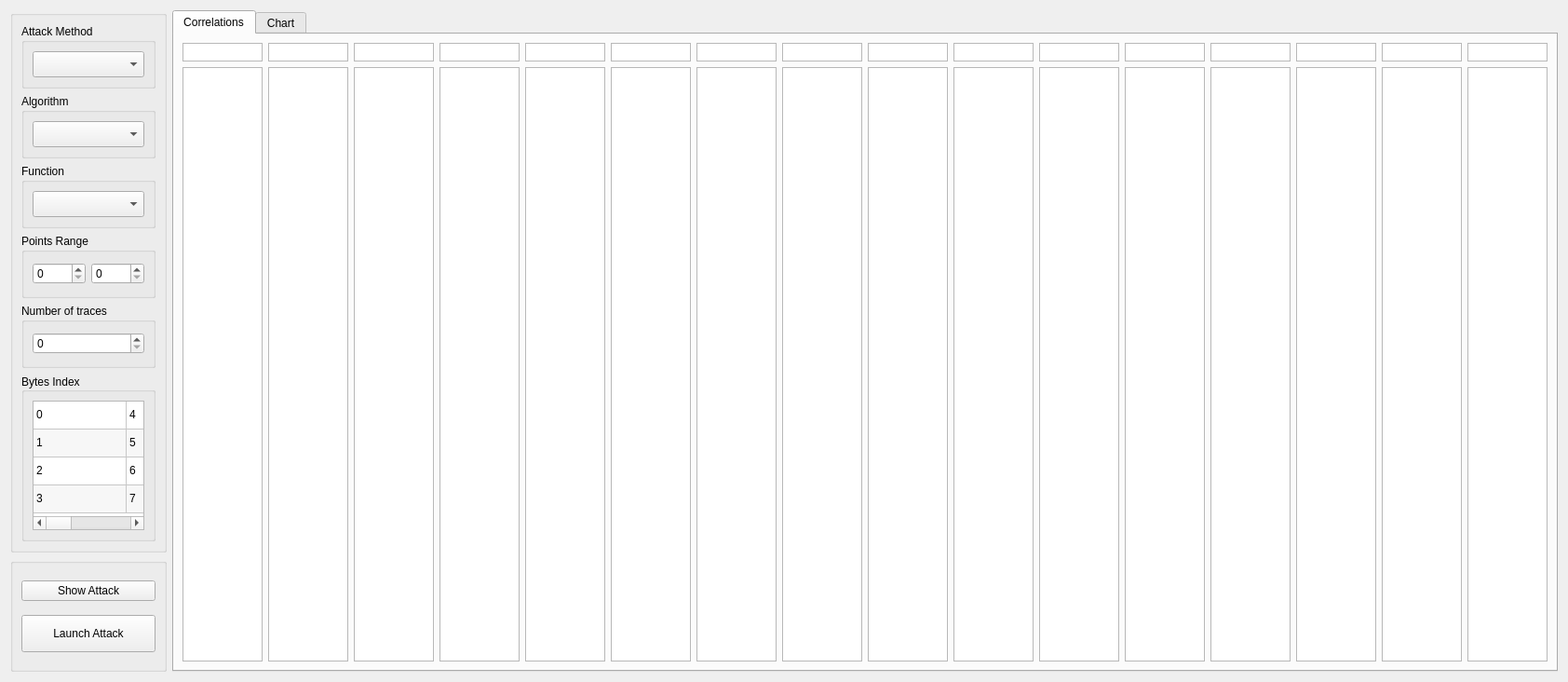
<?xml version="1.0" encoding="UTF-8"?>
<ui version="4.0">
 <class>Attackwindow</class>
 <widget class="QWidget" name="Attackwindow">
  <property name="enabled">
   <bool>true</bool>
  </property>
  <property name="geometry">
   <rect>
    <x>0</x>
    <y>0</y>
    <width>1684</width>
    <height>732</height>
   </rect>
  </property>
  <property name="acceptDrops">
   <bool>true</bool>
  </property>
  <property name="windowTitle">
   <string>Side Channel Attack</string>
  </property>
  <property name="windowIcon">
   <iconset resource="qscat_resource.qrc">
    <normaloff>:/images/turkish-cat.png</normaloff>:/images/turkish-cat.png</iconset>
  </property>
  <layout class="QGridLayout" name="gridLayout_2">
   <item row="0" column="1" rowspan="2" colspan="2">
    <layout class="QGridLayout" name="gridresults">
     <item row="0" column="0">
      <widget class="QTabWidget" name="tabWidget">
       <property name="currentIndex">
        <number>0</number>
       </property>
       <widget class="QWidget" name="tab">
        <attribute name="title">
         <string>Correlations</string>
        </attribute>
        <layout class="QGridLayout" name="gridLayout_12">
         <item row="0" column="0">
          <layout class="QGridLayout" name="gridLayout_13">
           <item row="1" column="8">
            <widget class="QListView" name="listView_8">
             <property name="verticalScrollBarPolicy">
              <enum>Qt::ScrollBarAlwaysOff</enum>
             </property>
             <property name="horizontalScrollBarPolicy">
              <enum>Qt::ScrollBarAlwaysOff</enum>
             </property>
            </widget>
           </item>
           <item row="1" column="12">
            <widget class="QListView" name="listView_12">
             <property name="verticalScrollBarPolicy">
              <enum>Qt::ScrollBarAlwaysOff</enum>
             </property>
             <property name="horizontalScrollBarPolicy">
              <enum>Qt::ScrollBarAlwaysOff</enum>
             </property>
            </widget>
           </item>
           <item row="1" column="7">
            <widget class="QListView" name="listView_7">
             <property name="verticalScrollBarPolicy">
              <enum>Qt::ScrollBarAlwaysOff</enum>
             </property>
             <property name="horizontalScrollBarPolicy">
              <enum>Qt::ScrollBarAlwaysOff</enum>
             </property>
            </widget>
           </item>
           <item row="1" column="6">
            <widget class="QListView" name="listView_6">
             <property name="verticalScrollBarPolicy">
              <enum>Qt::ScrollBarAlwaysOff</enum>
             </property>
             <property name="horizontalScrollBarPolicy">
              <enum>Qt::ScrollBarAlwaysOff</enum>
             </property>
            </widget>
           </item>
           <item row="1" column="5">
            <widget class="QListView" name="listView_5">
             <property name="verticalScrollBarPolicy">
              <enum>Qt::ScrollBarAlwaysOff</enum>
             </property>
             <property name="horizontalScrollBarPolicy">
              <enum>Qt::ScrollBarAlwaysOff</enum>
             </property>
            </widget>
           </item>
           <item row="1" column="4">
            <widget class="QListView" name="listView_4">
             <property name="verticalScrollBarPolicy">
              <enum>Qt::ScrollBarAlwaysOff</enum>
             </property>
             <property name="horizontalScrollBarPolicy">
              <enum>Qt::ScrollBarAlwaysOff</enum>
             </property>
            </widget>
           </item>
           <item row="1" column="13">
            <widget class="QListView" name="listView_13">
             <property name="verticalScrollBarPolicy">
              <enum>Qt::ScrollBarAlwaysOff</enum>
             </property>
             <property name="horizontalScrollBarPolicy">
              <enum>Qt::ScrollBarAlwaysOff</enum>
             </property>
            </widget>
           </item>
           <item row="1" column="10">
            <widget class="QListView" name="listView_10">
             <property name="verticalScrollBarPolicy">
              <enum>Qt::ScrollBarAlwaysOff</enum>
             </property>
             <property name="horizontalScrollBarPolicy">
              <enum>Qt::ScrollBarAlwaysOff</enum>
             </property>
            </widget>
           </item>
           <item row="1" column="3">
            <widget class="QListView" name="listView_3">
             <property name="verticalScrollBarPolicy">
              <enum>Qt::ScrollBarAlwaysOff</enum>
             </property>
             <property name="horizontalScrollBarPolicy">
              <enum>Qt::ScrollBarAlwaysOff</enum>
             </property>
            </widget>
           </item>
           <item row="1" column="0">
            <widget class="QListView" name="listView">
             <property name="verticalScrollBarPolicy">
              <enum>Qt::ScrollBarAlwaysOff</enum>
             </property>
             <property name="horizontalScrollBarPolicy">
              <enum>Qt::ScrollBarAlwaysOff</enum>
             </property>
            </widget>
           </item>
           <item row="1" column="15">
            <widget class="QListView" name="listView_15">
             <property name="verticalScrollBarPolicy">
              <enum>Qt::ScrollBarAlwaysOff</enum>
             </property>
             <property name="horizontalScrollBarPolicy">
              <enum>Qt::ScrollBarAlwaysOff</enum>
             </property>
            </widget>
           </item>
           <item row="1" column="9">
            <widget class="QListView" name="listView_9">
             <property name="verticalScrollBarPolicy">
              <enum>Qt::ScrollBarAlwaysOff</enum>
             </property>
             <property name="horizontalScrollBarPolicy">
              <enum>Qt::ScrollBarAlwaysOff</enum>
             </property>
            </widget>
           </item>
           <item row="1" column="16">
            <widget class="QListView" name="listView_16">
             <property name="verticalScrollBarPolicy">
              <enum>Qt::ScrollBarAlwaysOff</enum>
             </property>
             <property name="horizontalScrollBarPolicy">
              <enum>Qt::ScrollBarAlwaysOff</enum>
             </property>
            </widget>
           </item>
           <item row="1" column="11">
            <widget class="QListView" name="listView_11">
             <property name="verticalScrollBarPolicy">
              <enum>Qt::ScrollBarAlwaysOff</enum>
             </property>
             <property name="horizontalScrollBarPolicy">
              <enum>Qt::ScrollBarAlwaysOff</enum>
             </property>
            </widget>
           </item>
           <item row="1" column="14">
            <widget class="QListView" name="listView_14">
             <property name="verticalScrollBarPolicy">
              <enum>Qt::ScrollBarAlwaysOff</enum>
             </property>
             <property name="horizontalScrollBarPolicy">
              <enum>Qt::ScrollBarAlwaysOff</enum>
             </property>
            </widget>
           </item>
           <item row="1" column="2">
            <widget class="QListView" name="listView_2">
             <property name="verticalScrollBarPolicy">
              <enum>Qt::ScrollBarAlwaysOff</enum>
             </property>
             <property name="horizontalScrollBarPolicy">
              <enum>Qt::ScrollBarAlwaysOff</enum>
             </property>
            </widget>
           </item>
           <item row="0" column="0">
            <widget class="QTextEdit" name="textEdit">
             <property name="sizePolicy">
              <sizepolicy hsizetype="Expanding" vsizetype="Maximum">
               <horstretch>0</horstretch>
               <verstretch>0</verstretch>
              </sizepolicy>
             </property>
             <property name="maximumSize">
              <size>
               <width>16777215</width>
               <height>20</height>
              </size>
             </property>
             <property name="autoFillBackground">
              <bool>true</bool>
             </property>
             <property name="frameShadow">
              <enum>QFrame::Sunken</enum>
             </property>
             <property name="lineWidth">
              <number>0</number>
             </property>
             <property name="verticalScrollBarPolicy">
              <enum>Qt::ScrollBarAlwaysOff</enum>
             </property>
             <property name="horizontalScrollBarPolicy">
              <enum>Qt::ScrollBarAlwaysOff</enum>
             </property>
             <property name="sizeAdjustPolicy">
              <enum>QAbstractScrollArea::AdjustToContents</enum>
             </property>
            </widget>
           </item>
           <item row="0" column="10">
            <widget class="QTextEdit" name="textEdit_10">
             <property name="sizePolicy">
              <sizepolicy hsizetype="Expanding" vsizetype="Maximum">
               <horstretch>0</horstretch>
               <verstretch>0</verstretch>
              </sizepolicy>
             </property>
             <property name="maximumSize">
              <size>
               <width>16777215</width>
               <height>20</height>
              </size>
             </property>
             <property name="verticalScrollBarPolicy">
              <enum>Qt::ScrollBarAlwaysOff</enum>
             </property>
             <property name="horizontalScrollBarPolicy">
              <enum>Qt::ScrollBarAlwaysOff</enum>
             </property>
            </widget>
           </item>
           <item row="0" column="11">
            <widget class="QTextEdit" name="textEdit_11">
             <property name="sizePolicy">
              <sizepolicy hsizetype="Expanding" vsizetype="Maximum">
               <horstretch>0</horstretch>
               <verstretch>0</verstretch>
              </sizepolicy>
             </property>
             <property name="maximumSize">
              <size>
               <width>16777215</width>
               <height>20</height>
              </size>
             </property>
             <property name="verticalScrollBarPolicy">
              <enum>Qt::ScrollBarAlwaysOff</enum>
             </property>
             <property name="horizontalScrollBarPolicy">
              <enum>Qt::ScrollBarAlwaysOff</enum>
             </property>
            </widget>
           </item>
           <item row="0" column="12">
            <widget class="QTextEdit" name="textEdit_12">
             <property name="sizePolicy">
              <sizepolicy hsizetype="Expanding" vsizetype="Maximum">
               <horstretch>0</horstretch>
               <verstretch>0</verstretch>
              </sizepolicy>
             </property>
             <property name="maximumSize">
              <size>
               <width>16777215</width>
               <height>20</height>
              </size>
             </property>
             <property name="verticalScrollBarPolicy">
              <enum>Qt::ScrollBarAlwaysOff</enum>
             </property>
             <property name="horizontalScrollBarPolicy">
              <enum>Qt::ScrollBarAlwaysOff</enum>
             </property>
            </widget>
           </item>
           <item row="0" column="13">
            <widget class="QTextEdit" name="textEdit_13">
             <property name="sizePolicy">
              <sizepolicy hsizetype="Expanding" vsizetype="Maximum">
               <horstretch>0</horstretch>
               <verstretch>0</verstretch>
              </sizepolicy>
             </property>
             <property name="maximumSize">
              <size>
               <width>16777215</width>
               <height>20</height>
              </size>
             </property>
             <property name="verticalScrollBarPolicy">
              <enum>Qt::ScrollBarAlwaysOff</enum>
             </property>
             <property name="horizontalScrollBarPolicy">
              <enum>Qt::ScrollBarAlwaysOff</enum>
             </property>
            </widget>
           </item>
           <item row="0" column="14">
            <widget class="QTextEdit" name="textEdit_14">
             <property name="sizePolicy">
              <sizepolicy hsizetype="Expanding" vsizetype="Maximum">
               <horstretch>0</horstretch>
               <verstretch>0</verstretch>
              </sizepolicy>
             </property>
             <property name="maximumSize">
              <size>
               <width>16777215</width>
               <height>20</height>
              </size>
             </property>
             <property name="verticalScrollBarPolicy">
              <enum>Qt::ScrollBarAlwaysOff</enum>
             </property>
             <property name="horizontalScrollBarPolicy">
              <enum>Qt::ScrollBarAlwaysOff</enum>
             </property>
            </widget>
           </item>
           <item row="0" column="15">
            <widget class="QTextEdit" name="textEdit_15">
             <property name="sizePolicy">
              <sizepolicy hsizetype="Expanding" vsizetype="Maximum">
               <horstretch>0</horstretch>
               <verstretch>0</verstretch>
              </sizepolicy>
             </property>
             <property name="maximumSize">
              <size>
               <width>16777215</width>
               <height>20</height>
              </size>
             </property>
             <property name="verticalScrollBarPolicy">
              <enum>Qt::ScrollBarAlwaysOff</enum>
             </property>
             <property name="horizontalScrollBarPolicy">
              <enum>Qt::ScrollBarAlwaysOff</enum>
             </property>
            </widget>
           </item>
           <item row="0" column="16">
            <widget class="QTextEdit" name="textEdit_16">
             <property name="sizePolicy">
              <sizepolicy hsizetype="Expanding" vsizetype="Maximum">
               <horstretch>0</horstretch>
               <verstretch>0</verstretch>
              </sizepolicy>
             </property>
             <property name="maximumSize">
              <size>
               <width>16777215</width>
               <height>20</height>
              </size>
             </property>
             <property name="verticalScrollBarPolicy">
              <enum>Qt::ScrollBarAlwaysOff</enum>
             </property>
             <property name="horizontalScrollBarPolicy">
              <enum>Qt::ScrollBarAlwaysOff</enum>
             </property>
            </widget>
           </item>
           <item row="0" column="2">
            <widget class="QTextEdit" name="textEdit_2">
             <property name="sizePolicy">
              <sizepolicy hsizetype="Expanding" vsizetype="Maximum">
               <horstretch>0</horstretch>
               <verstretch>0</verstretch>
              </sizepolicy>
             </property>
             <property name="maximumSize">
              <size>
               <width>16777215</width>
               <height>20</height>
              </size>
             </property>
             <property name="verticalScrollBarPolicy">
              <enum>Qt::ScrollBarAlwaysOff</enum>
             </property>
             <property name="horizontalScrollBarPolicy">
              <enum>Qt::ScrollBarAlwaysOff</enum>
             </property>
            </widget>
           </item>
           <item row="0" column="3">
            <widget class="QTextEdit" name="textEdit_3">
             <property name="sizePolicy">
              <sizepolicy hsizetype="Expanding" vsizetype="Maximum">
               <horstretch>0</horstretch>
               <verstretch>0</verstretch>
              </sizepolicy>
             </property>
             <property name="maximumSize">
              <size>
               <width>16777215</width>
               <height>20</height>
              </size>
             </property>
             <property name="verticalScrollBarPolicy">
              <enum>Qt::ScrollBarAlwaysOff</enum>
             </property>
             <property name="horizontalScrollBarPolicy">
              <enum>Qt::ScrollBarAlwaysOff</enum>
             </property>
            </widget>
           </item>
           <item row="0" column="4">
            <widget class="QTextEdit" name="textEdit_4">
             <property name="sizePolicy">
              <sizepolicy hsizetype="Expanding" vsizetype="Maximum">
               <horstretch>0</horstretch>
               <verstretch>0</verstretch>
              </sizepolicy>
             </property>
             <property name="maximumSize">
              <size>
               <width>16777215</width>
               <height>20</height>
              </size>
             </property>
             <property name="verticalScrollBarPolicy">
              <enum>Qt::ScrollBarAlwaysOff</enum>
             </property>
             <property name="horizontalScrollBarPolicy">
              <enum>Qt::ScrollBarAlwaysOff</enum>
             </property>
            </widget>
           </item>
           <item row="0" column="5">
            <widget class="QTextEdit" name="textEdit_5">
             <property name="sizePolicy">
              <sizepolicy hsizetype="Expanding" vsizetype="Maximum">
               <horstretch>0</horstretch>
               <verstretch>0</verstretch>
              </sizepolicy>
             </property>
             <property name="maximumSize">
              <size>
               <width>16777215</width>
               <height>20</height>
              </size>
             </property>
             <property name="verticalScrollBarPolicy">
              <enum>Qt::ScrollBarAlwaysOff</enum>
             </property>
             <property name="horizontalScrollBarPolicy">
              <enum>Qt::ScrollBarAlwaysOff</enum>
             </property>
            </widget>
           </item>
           <item row="0" column="6">
            <widget class="QTextEdit" name="textEdit_6">
             <property name="sizePolicy">
              <sizepolicy hsizetype="Expanding" vsizetype="Maximum">
               <horstretch>0</horstretch>
               <verstretch>0</verstretch>
              </sizepolicy>
             </property>
             <property name="maximumSize">
              <size>
               <width>16777215</width>
               <height>20</height>
              </size>
             </property>
             <property name="verticalScrollBarPolicy">
              <enum>Qt::ScrollBarAlwaysOff</enum>
             </property>
             <property name="horizontalScrollBarPolicy">
              <enum>Qt::ScrollBarAlwaysOff</enum>
             </property>
            </widget>
           </item>
           <item row="0" column="7">
            <widget class="QTextEdit" name="textEdit_7">
             <property name="sizePolicy">
              <sizepolicy hsizetype="Expanding" vsizetype="Maximum">
               <horstretch>0</horstretch>
               <verstretch>0</verstretch>
              </sizepolicy>
             </property>
             <property name="maximumSize">
              <size>
               <width>16777215</width>
               <height>20</height>
              </size>
             </property>
             <property name="verticalScrollBarPolicy">
              <enum>Qt::ScrollBarAlwaysOff</enum>
             </property>
             <property name="horizontalScrollBarPolicy">
              <enum>Qt::ScrollBarAlwaysOff</enum>
             </property>
            </widget>
           </item>
           <item row="0" column="8">
            <widget class="QTextEdit" name="textEdit_8">
             <property name="sizePolicy">
              <sizepolicy hsizetype="Expanding" vsizetype="Maximum">
               <horstretch>0</horstretch>
               <verstretch>0</verstretch>
              </sizepolicy>
             </property>
             <property name="maximumSize">
              <size>
               <width>16777215</width>
               <height>20</height>
              </size>
             </property>
             <property name="verticalScrollBarPolicy">
              <enum>Qt::ScrollBarAlwaysOff</enum>
             </property>
             <property name="horizontalScrollBarPolicy">
              <enum>Qt::ScrollBarAlwaysOff</enum>
             </property>
            </widget>
           </item>
           <item row="0" column="9">
            <widget class="QTextEdit" name="textEdit_9">
             <property name="sizePolicy">
              <sizepolicy hsizetype="Expanding" vsizetype="Maximum">
               <horstretch>0</horstretch>
               <verstretch>0</verstretch>
              </sizepolicy>
             </property>
             <property name="maximumSize">
              <size>
               <width>16777215</width>
               <height>20</height>
              </size>
             </property>
             <property name="verticalScrollBarPolicy">
              <enum>Qt::ScrollBarAlwaysOff</enum>
             </property>
             <property name="horizontalScrollBarPolicy">
              <enum>Qt::ScrollBarAlwaysOff</enum>
             </property>
            </widget>
           </item>
          </layout>
         </item>
        </layout>
       </widget>
       <widget class="QWidget" name="chartsgrid">
        <attribute name="title">
         <string>Chart</string>
        </attribute>
        <layout class="QGridLayout" name="gridLayout_11">
         <item row="0" column="0">
          <layout class="QGridLayout" name="gridLayout">
           <item row="1" column="0">
            <widget class="QPushButton" name="pushButton">
             <property name="text">
              <string>0</string>
             </property>
            </widget>
           </item>
           <item row="1" column="5">
            <widget class="QPushButton" name="pushButton_6">
             <property name="text">
              <string>5</string>
             </property>
            </widget>
           </item>
           <item row="1" column="4">
            <widget class="QPushButton" name="pushButton_5">
             <property name="text">
              <string>4</string>
             </property>
            </widget>
           </item>
           <item row="1" column="8">
            <widget class="QPushButton" name="pushButton_9">
             <property name="text">
              <string>8</string>
             </property>
            </widget>
           </item>
           <item row="1" column="12">
            <widget class="QPushButton" name="pushButton_13">
             <property name="text">
              <string>12</string>
             </property>
            </widget>
           </item>
           <item row="1" column="6">
            <widget class="QPushButton" name="pushButton_7">
             <property name="text">
              <string>6</string>
             </property>
            </widget>
           </item>
           <item row="1" column="2">
            <widget class="QPushButton" name="pushButton_3">
             <property name="text">
              <string>2</string>
             </property>
            </widget>
           </item>
           <item row="1" column="11">
            <widget class="QPushButton" name="pushButton_12">
             <property name="text">
              <string>11</string>
             </property>
            </widget>
           </item>
           <item row="1" column="9">
            <widget class="QPushButton" name="pushButton_10">
             <property name="text">
              <string>9</string>
             </property>
            </widget>
           </item>
           <item row="1" column="13">
            <widget class="QPushButton" name="pushButton_14">
             <property name="text">
              <string>13</string>
             </property>
            </widget>
           </item>
           <item row="1" column="14">
            <widget class="QPushButton" name="pushButton_15">
             <property name="text">
              <string>14</string>
             </property>
            </widget>
           </item>
           <item row="1" column="15">
            <widget class="QPushButton" name="pushButton_16">
             <property name="text">
              <string>15</string>
             </property>
            </widget>
           </item>
           <item row="1" column="7">
            <widget class="QPushButton" name="pushButton_8">
             <property name="text">
              <string>7</string>
             </property>
            </widget>
           </item>
           <item row="1" column="10">
            <widget class="QPushButton" name="pushButton_11">
             <property name="text">
              <string>10</string>
             </property>
            </widget>
           </item>
           <item row="1" column="1">
            <widget class="QPushButton" name="pushButton_2">
             <property name="text">
              <string>1</string>
             </property>
            </widget>
           </item>
           <item row="1" column="3">
            <widget class="QPushButton" name="pushButton_4">
             <property name="text">
              <string>3</string>
             </property>
            </widget>
           </item>
           <item row="1" column="16">
            <widget class="QPushButton" name="pushButton_all">
             <property name="text">
              <string>all</string>
             </property>
            </widget>
           </item>
           <item row="0" column="0" colspan="17">
            <widget class="ChartView" name="chart" native="true"/>
           </item>
          </layout>
         </item>
        </layout>
       </widget>
      </widget>
     </item>
    </layout>
   </item>
   <item row="0" column="0">
    <widget class="QGroupBox" name="left_gbox">
     <property name="sizePolicy">
      <sizepolicy hsizetype="Preferred" vsizetype="Preferred">
       <horstretch>0</horstretch>
       <verstretch>0</verstretch>
      </sizepolicy>
     </property>
     <property name="maximumSize">
      <size>
       <width>180</width>
       <height>16777215</height>
      </size>
     </property>
     <property name="baseSize">
      <size>
       <width>0</width>
       <height>0</height>
      </size>
     </property>
     <layout class="QGridLayout" name="gridLayout_10">
      <item row="0" column="0">
       <widget class="QGroupBox" name="groupBox_4">
        <property name="sizePolicy">
         <sizepolicy hsizetype="Preferred" vsizetype="Fixed">
          <horstretch>0</horstretch>
          <verstretch>0</verstretch>
         </sizepolicy>
        </property>
        <property name="minimumSize">
         <size>
          <width>0</width>
          <height>69</height>
         </size>
        </property>
        <property name="title">
         <string>Attack Method</string>
        </property>
        <layout class="QGridLayout" name="gridLayout_4">
         <item row="0" column="0">
          <widget class="QComboBox" name="methodBox">
           <property name="sizePolicy">
            <sizepolicy hsizetype="Preferred" vsizetype="Preferred">
             <horstretch>0</horstretch>
             <verstretch>0</verstretch>
            </sizepolicy>
           </property>
           <property name="currentText">
            <string/>
           </property>
           <property name="currentIndex">
            <number>-1</number>
           </property>
           <item>
            <property name="text">
             <string>CPA</string>
            </property>
           </item>
          </widget>
         </item>
        </layout>
       </widget>
      </item>
      <item row="1" column="0">
       <widget class="QGroupBox" name="groupBox_5">
        <property name="sizePolicy">
         <sizepolicy hsizetype="Preferred" vsizetype="Fixed">
          <horstretch>0</horstretch>
          <verstretch>0</verstretch>
         </sizepolicy>
        </property>
        <property name="minimumSize">
         <size>
          <width>0</width>
          <height>69</height>
         </size>
        </property>
        <property name="title">
         <string>Algorithm</string>
        </property>
        <layout class="QGridLayout" name="gridLayout_5">
         <item row="0" column="0">
          <widget class="QComboBox" name="algoBox">
           <property name="sizePolicy">
            <sizepolicy hsizetype="Preferred" vsizetype="Preferred">
             <horstretch>0</horstretch>
             <verstretch>0</verstretch>
            </sizepolicy>
           </property>
           <property name="currentText">
            <string/>
           </property>
           <property name="currentIndex">
            <number>-1</number>
           </property>
           <item>
            <property name="text">
             <string>AES</string>
            </property>
           </item>
          </widget>
         </item>
        </layout>
       </widget>
      </item>
      <item row="2" column="0">
       <widget class="QGroupBox" name="groupBox_6">
        <property name="sizePolicy">
         <sizepolicy hsizetype="Preferred" vsizetype="Fixed">
          <horstretch>0</horstretch>
          <verstretch>0</verstretch>
         </sizepolicy>
        </property>
        <property name="minimumSize">
         <size>
          <width>0</width>
          <height>69</height>
         </size>
        </property>
        <property name="title">
         <string>Function</string>
        </property>
        <layout class="QGridLayout" name="gridLayout_6">
         <item row="0" column="0">
          <widget class="QComboBox" name="functionBox">
           <property name="sizePolicy">
            <sizepolicy hsizetype="Preferred" vsizetype="Preferred">
             <horstretch>0</horstretch>
             <verstretch>0</verstretch>
            </sizepolicy>
           </property>
           <property name="currentIndex">
            <number>-1</number>
           </property>
           <item>
            <property name="text">
             <string>1st SBOX output</string>
            </property>
           </item>
          </widget>
         </item>
        </layout>
       </widget>
      </item>
      <item row="3" column="0">
       <widget class="QGroupBox" name="groupBox_8">
        <property name="sizePolicy">
         <sizepolicy hsizetype="Preferred" vsizetype="Preferred">
          <horstretch>0</horstretch>
          <verstretch>0</verstretch>
         </sizepolicy>
        </property>
        <property name="minimumSize">
         <size>
          <width>0</width>
          <height>69</height>
         </size>
        </property>
        <property name="title">
         <string>Points Range</string>
        </property>
        <layout class="QGridLayout" name="gridLayout_7">
         <item row="0" column="0">
          <widget class="QSpinBox" name="spinpts_start"/>
         </item>
         <item row="0" column="1">
          <widget class="QSpinBox" name="spinpts_end">
           <property name="sizePolicy">
            <sizepolicy hsizetype="Minimum" vsizetype="Preferred">
             <horstretch>0</horstretch>
             <verstretch>0</verstretch>
            </sizepolicy>
           </property>
          </widget>
         </item>
        </layout>
       </widget>
      </item>
      <item row="4" column="0">
       <widget class="QGroupBox" name="groupBox_7">
        <property name="sizePolicy">
         <sizepolicy hsizetype="Preferred" vsizetype="Preferred">
          <horstretch>0</horstretch>
          <verstretch>0</verstretch>
         </sizepolicy>
        </property>
        <property name="minimumSize">
         <size>
          <width>0</width>
          <height>69</height>
         </size>
        </property>
        <property name="title">
         <string>Number of traces</string>
        </property>
        <layout class="QGridLayout" name="gridLayout_8">
         <item row="0" column="0">
          <widget class="QSpinBox" name="spinnb_traces"/>
         </item>
        </layout>
       </widget>
      </item>
      <item row="5" column="0">
       <widget class="QGroupBox" name="groupBox">
        <property name="sizePolicy">
         <sizepolicy hsizetype="Preferred" vsizetype="Fixed">
          <horstretch>0</horstretch>
          <verstretch>0</verstretch>
         </sizepolicy>
        </property>
        <property name="minimumSize">
         <size>
          <width>0</width>
          <height>180</height>
         </size>
        </property>
        <property name="layoutDirection">
         <enum>Qt::LeftToRight</enum>
        </property>
        <property name="title">
         <string>Bytes Index</string>
        </property>
        <property name="alignment">
         <set>Qt::AlignLeading|Qt::AlignLeft|Qt::AlignVCenter</set>
        </property>
        <layout class="QGridLayout" name="gridLayout_9">
         <item row="0" column="0">
          <widget class="QTableWidget" name="byteIdxTable">
           <property name="enabled">
            <bool>true</bool>
           </property>
           <property name="sizePolicy">
            <sizepolicy hsizetype="Expanding" vsizetype="Expanding">
             <horstretch>0</horstretch>
             <verstretch>0</verstretch>
            </sizepolicy>
           </property>
           <property name="minimumSize">
            <size>
             <width>0</width>
             <height>0</height>
            </size>
           </property>
           <property name="mouseTracking">
            <bool>true</bool>
           </property>
           <property name="sizeAdjustPolicy">
            <enum>QAbstractScrollArea::AdjustToContents</enum>
           </property>
           <property name="autoScroll">
            <bool>true</bool>
           </property>
           <property name="alternatingRowColors">
            <bool>true</bool>
           </property>
           <property name="selectionMode">
            <enum>QAbstractItemView::MultiSelection</enum>
           </property>
           <property name="showGrid">
            <bool>true</bool>
           </property>
           <property name="gridStyle">
            <enum>Qt::SolidLine</enum>
           </property>
           <property name="sortingEnabled">
            <bool>false</bool>
           </property>
           <property name="rowCount">
            <number>4</number>
           </property>
           <property name="columnCount">
            <number>4</number>
           </property>
           <attribute name="horizontalHeaderVisible">
            <bool>false</bool>
           </attribute>
           <attribute name="verticalHeaderVisible">
            <bool>false</bool>
           </attribute>
           <row/>
           <row/>
           <row/>
           <row/>
           <column/>
           <column/>
           <column/>
           <column/>
           <item row="0" column="0">
            <property name="text">
             <string>0</string>
            </property>
           </item>
           <item row="0" column="1">
            <property name="text">
             <string>4</string>
            </property>
           </item>
           <item row="0" column="2">
            <property name="text">
             <string>8</string>
            </property>
           </item>
           <item row="0" column="3">
            <property name="text">
             <string>12</string>
            </property>
           </item>
           <item row="1" column="0">
            <property name="text">
             <string>1</string>
            </property>
           </item>
           <item row="1" column="1">
            <property name="text">
             <string>5</string>
            </property>
           </item>
           <item row="1" column="2">
            <property name="text">
             <string>9</string>
            </property>
           </item>
           <item row="1" column="3">
            <property name="text">
             <string>13</string>
            </property>
           </item>
           <item row="2" column="0">
            <property name="text">
             <string>2</string>
            </property>
           </item>
           <item row="2" column="1">
            <property name="text">
             <string>6</string>
            </property>
           </item>
           <item row="2" column="2">
            <property name="text">
             <string>10</string>
            </property>
           </item>
           <item row="2" column="3">
            <property name="text">
             <string>14</string>
            </property>
           </item>
           <item row="3" column="0">
            <property name="text">
             <string>3</string>
            </property>
           </item>
           <item row="3" column="1">
            <property name="text">
             <string>7</string>
            </property>
           </item>
           <item row="3" column="2">
            <property name="text">
             <string>11</string>
            </property>
           </item>
           <item row="3" column="3">
            <property name="text">
             <string>15</string>
            </property>
           </item>
          </widget>
         </item>
        </layout>
       </widget>
      </item>
     </layout>
    </widget>
   </item>
   <item row="1" column="0">
    <widget class="QGroupBox" name="attackbox">
     <property name="sizePolicy">
      <sizepolicy hsizetype="Preferred" vsizetype="Preferred">
       <horstretch>0</horstretch>
       <verstretch>0</verstretch>
      </sizepolicy>
     </property>
     <layout class="QGridLayout" name="gridLayout_3">
      <item row="1" column="0">
       <widget class="QPushButton" name="attackButton">
        <property name="minimumSize">
         <size>
          <width>0</width>
          <height>40</height>
         </size>
        </property>
        <property name="text">
         <string>Launch Attack</string>
        </property>
       </widget>
      </item>
      <item row="0" column="0">
       <widget class="QPushButton" name="showattack">
        <property name="text">
         <string>Show Attack</string>
        </property>
       </widget>
      </item>
     </layout>
    </widget>
   </item>
  </layout>
 </widget>
 <customwidgets>
  <customwidget>
   <class>ChartView</class>
   <extends>QWidget</extends>
   <header location="global">chartview.h</header>
   <container>1</container>
  </customwidget>
 </customwidgets>
 <resources>
  <include location="qscat_resource.qrc"/>
 </resources>
 <connections/>
</ui>
